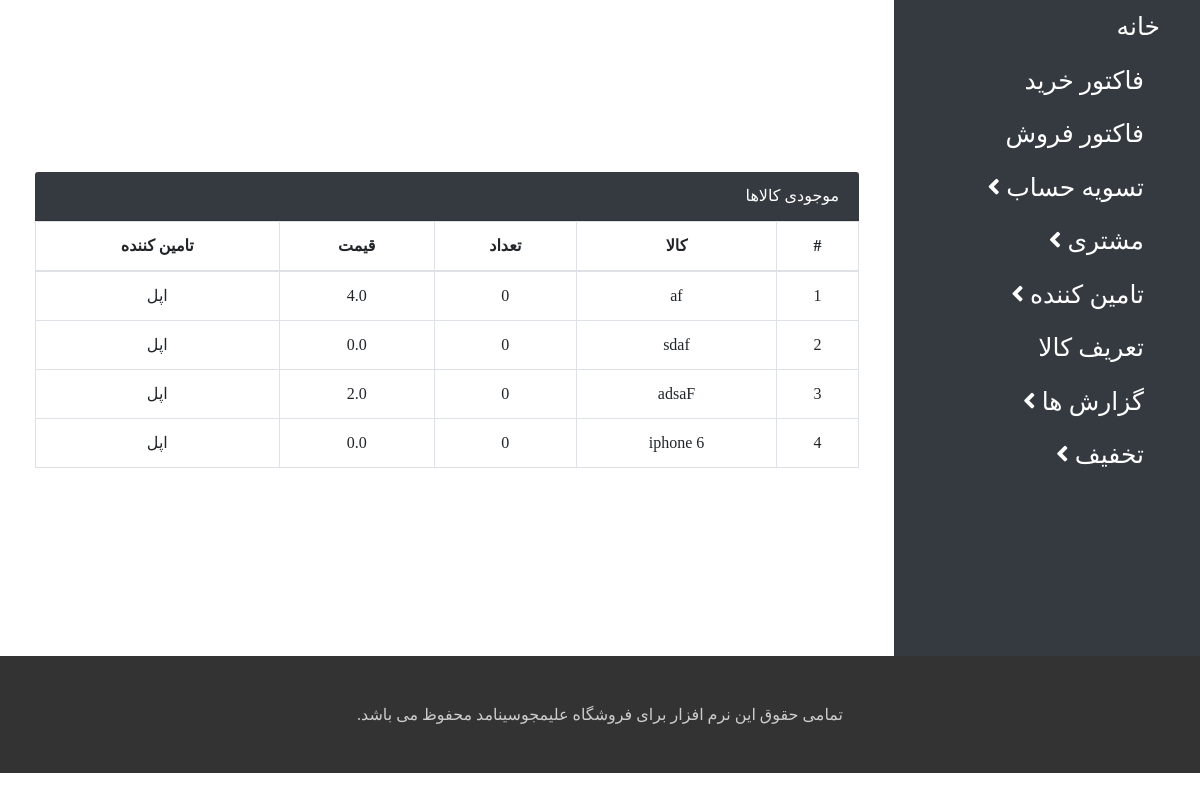
Screenshot of /product/list with the database file from the repository.
### main/models.py (models this page shows, shortened)
class Product(models.Model):
    name = models.CharField(max_length=100)
    provider = models.ForeignKey(Provider, on_delete=models.CASCADE)
    number = models.PositiveIntegerField(default=0)
    price = models.FloatField(default=0.0)
    off = models.FloatField(default=0.0)

class Provider(models.Model):
    name = models.CharField(max_length=100, unique=True)
    brand = models.CharField(max_length=100)
    address = models.TextField()
    city = models.CharField(max_length=50, choices=CITIES, blank=True)

### main/views.py (the view)
# urls.py: path('product/list', views.product_list, name="product-list"),
def product_list(request):
    products = Product.objects.all()
    return render(request, 'main/product-list.html', context={'products': products})

### main/templates/main/product-list.html
{% extends "main/base.html" %}
{% load crispy_forms_tags %}
{% block content %}
<div class="container-fluid vertical-center">
        <div class="card-body">
            <div class="card-header bg-dark text-white">
                موجودی کالاها
            </div>
            <div class="row clearfix">
                <div class="col-md-12">
                    <table class="table table-bordered table-hover" id="tab_logic">
                        <thead>
                        <tr>
                            <th class="text-center"> # </th>
                            <th class="text-center"> کالا </th>
                            <th class="text-center"> تعداد </th>
                            <th class="text-center"> قیمت </th>
                            <th class="text-center"> تامین کننده </th>
                        </tr>
                        </thead>
                        <tbody>
                        {% for product in products %}
                        <tr>
                            <td class="text-center">{{product.pk}}</td>
                            <td class="text-center">{{product.name}}</td>
                            <td class="text-center">{{product.number}}</td>
                            <td class="text-center">{{product.price}}</td>
                            <td class="text-center">{{product.provider.name}}</td>
                        </tr>
                        {% endfor %}
                        </tbody>
                    </table>
                </div>
            </div>
        </div>
</div>
{% endblock content %}

### main/static/main/main.css (style rules this page uses)
body { direction: rtl; text-align: right; font-family: 'BYekan', Helvetica, Arial, sans-serif; }
.vertical-center { min-height: 82%; min-height: 82vh; display: flex; align-items: center; justify-content: center; }
body { direction: rtl; text-align:right }
th { text-align: right; }
html { position: relative; min-height: 100%; }
body { height: 100%; font-family: Montserrat !important; }
:root { --input-padding-x: 0.75rem; --input-padding-y: 0.75rem; }

### rows the page displays
Product: pk "1", name "af", number "0", price "4.0", provider.name "اپل"
Product: pk "2", name "sdaf", number "0", price "0.0", provider.name "اپل"
Product: pk "3", name "adsaF", number "0", price "2.0", provider.name "اپل"
Product: pk "4", name "iphone 6", number "0", price "0.0", provider.name "اپل"
